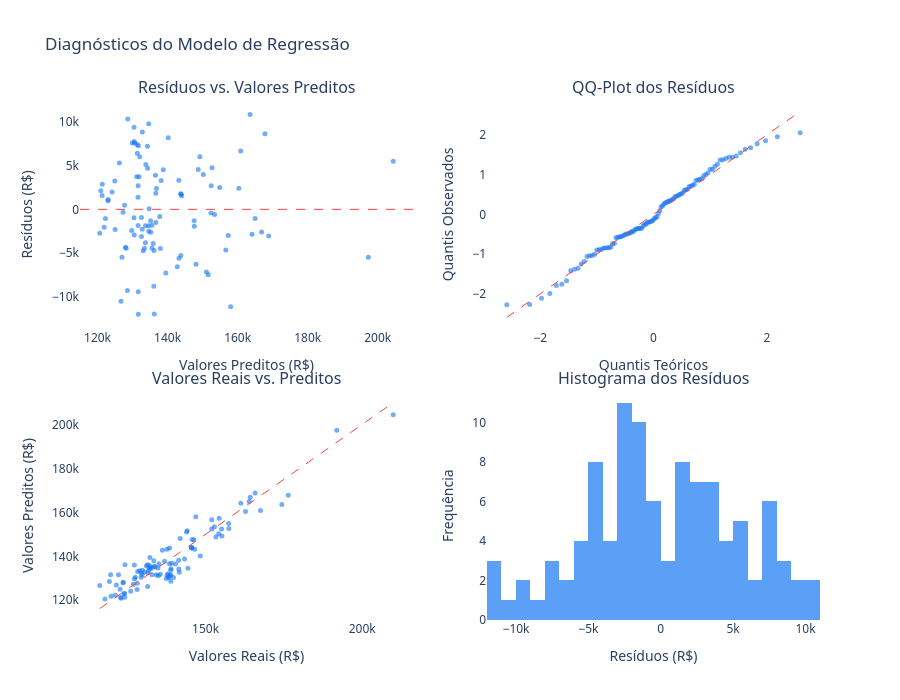

This figure's notebook cell:
### Markdown cell above
## 1. Qualidade do Modelo

O modelo de Marketing Mix captura a relação entre investimento em mídia e receita, controlando por sazonalidade, feriados e tendência.

### Code cell
# Métricas-chave do modelo
diag = mmm.get_model_diagnostics()

print("╔══════════════════════════════════════════════════╗")
print("║         MARKETING MIX MODEL — MÉTRICAS          ║")
print("╠══════════════════════════════════════════════════╣")
print(f"║  R² (coef. determinação)    {diag['r2']:>8.4f}             ║")
print(f"║  R² ajustado                {diag['adj_r2']:>8.4f}             ║")
print(f"║  MAPE                       {diag['mape']:>7.2f}%             ║")
print(f"║  MAE                    R$ {diag['mae']:>8,.0f}             ║")
print(f"║  RMSE                   R$ {diag['rmse']:>8,.0f}             ║")
print(f"║  Durbin-Watson              {diag['durbin_watson']:>8.3f}             ║")
print(f"║  Observações                {diag['n_obs']:>8d}             ║")
print(f"║  Features                   {diag['n_features']:>8d}             ║")
print("╚══════════════════════════════════════════════════╝")

# Diagnósticos visuais
fig_diag = plot_model_diagnostics(mmm)
fig_diag.show()
